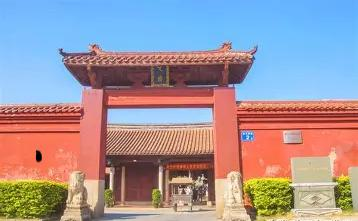
#> input picture zhangzhou_.jpg, 358 x 221 px, found by its file name
$ jupyter execute zhangzhou.ipynb   (shell and % lines are left out)
#> lines starting #> are read from the running program, lines starting #| are printed output that depends on the picture
[cell 1]
import os

# 强制指定项目根目录
project_root = r'E:\AI\zhangzhou_.jpg'  # 使用原始字符串避免转义问题

# 构建图片路径
image_path = os.path.join(project_root)

# 验证路径
print(f"完整路径：{image_path}")
print(f"文件存在：{os.path.exists(image_path)}")

[cell 2]
import os
from pathlib import Path

# 方案1：绝对路径（推荐）
project_root = Path(r"E:\AI")
image_path = project_root  / "zhangzhou_.jpg"
# 验证
print(f"验证路径：{image_path}")
if image_path.exists():
    print("✅ 文件验证通过")
else:
    print("❌ 路径错误！请检查：")
    print(f"项目结构应为：")
    print(f"E:\\AI\\zhangzhou_.jpg")
    print(f"当前目录内容：{list(project_root.glob('*'))}")

[cell 3]
import cv2
import numpy as np
import matplotlib.pyplot as plt
import base64
from IPython.display import display, HTML
import os

# ===== 1. 安全读取图片 =====
def safe_read_image(file_name):
    # 确保使用相对路径
#> called with file_name = 'zhangzhou_.jpg'
    image_path = 'E:\AI\zhangzhou_.jpg'

    try:
        # 检查文件是否存在
        if not os.path.exists(image_path):
            raise FileNotFoundError(f"图片文件 {image_path} 不存在")

        # 读取图像
        img = cv2.imread(image_path)
#> img is the input picture: shape (221, 358, 3); mean B, G, R 156, 149.5, 162.6
        if img is None:
            raise ValueError(f"无法读取图像 {image_path}，请检查文件格式")

        print(f"成功加载图像: {image_path}, 尺寸: {img.shape}")
#| 成功加载图像: E:\AI\zhangzhou_.jpg, 尺寸: (221, 358, 3)
        return img

    except Exception as e:
        print(f"读取图像时发生错误: {str(e)}")
        return None

# ===== 2. 主流程 =====
try:
    # 读取并预处理
    img = safe_read_image('zhangzhou_.jpg')  # 使用相对路径
    if img is None:
        raise RuntimeError("无法加载图像，无法继续处理")

    img = cv2.resize(img, (800, 600))
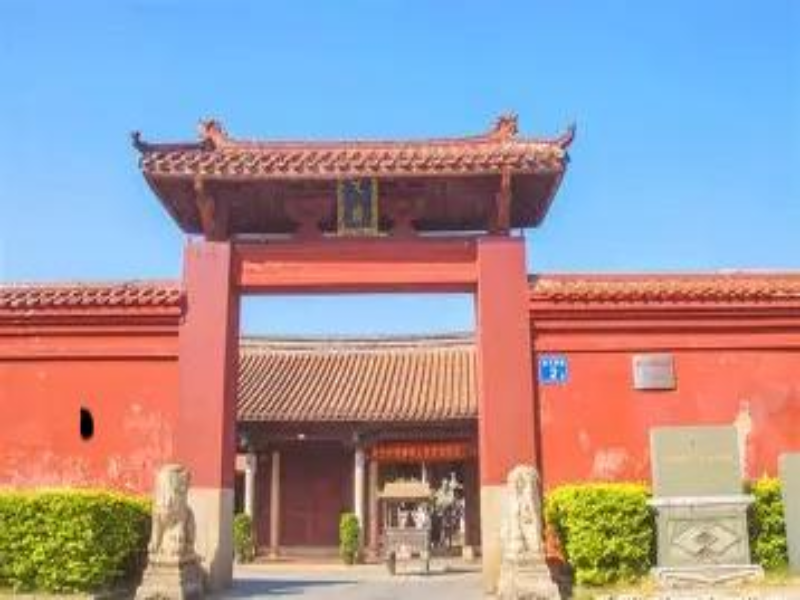
#> img: shape (600, 800, 3); mean B, G, R 155.9, 149.4, 162.5

    # 手动创建掩膜（示例：修复左上角区域）
    mask = np.zeros(img.shape[:2], np.uint8)
    mask[400:450, 50:100] = 255  # 修改坐标范围匹配你的划痕位置

    # 修复图像
    restored = cv2.inpaint(img, mask, 10, cv2.INPAINT_NS)

    # ===== 1. Matplotlib 显示 =====
    plt.figure(figsize=(12, 6))
#> (this line was passed over: IPython is not available in this run)

    plt.subplot(131)
#> (this line was passed over: IPython is not available in this run)
    plt.imshow(cv2.cvtColor(img, cv2.COLOR_BGR2RGB))
#> (this line was passed over: IPython is not available in this run)
    plt.title('original image')
#> (this line was passed over: IPython is not available in this run)
    plt.axis('off')
#> (this line was passed over: IPython is not available in this run)

    plt.subplot(132)
#> (this line was passed over: IPython is not available in this run)
    plt.imshow(mask, cmap='gray')
#> (this line was passed over: IPython is not available in this run)
    plt.title('repair area')
    plt.axis('off')

    plt.subplot(133)
    plt.imshow(cv2.cvtColor(restored, cv2.COLOR_BGR2RGB))
    plt.title('Repair Results')
    plt.axis('off')

    plt.tight_layout()
    plt.savefig('result_plot.png')  # 保存图表
    plt.show()

    # ===== 2. HTML 渲染显示 =====
    def display_image(title, image, is_mask=False):
        """将图像转换为 HTML 可显示的格式"""
        if is_mask or len(image.shape) == 2:  # 处理灰度图/掩码
            _, img_encoded = cv2.imencode('.png', image)
            mime_type = 'image/png'
        else:  # 处理彩色图
            # 转换为 RGB 格式
            rgb_image = cv2.cvtColor(image, cv2.COLOR_BGR2RGB)
            _, img_encoded = cv2.imencode('.jpg', rgb_image)
            mime_type = 'image/jpeg'

        img_base64 = base64.b64encode(img_encoded).decode('utf-8')
        html_content = f"<h3>{title}</h3><img src='data:{mime_type};base64,{img_base64}' style='max-width: 600px;'>"
        display(HTML(html_content))

    # 显示所有图像
    display_image("原始图片 (HTML渲染)", img)
    display_image("修复区域 (HTML渲染)", mask, is_mask=True)
    display_image("修复结果 (HTML渲染)", restored)

    # ===== 3. 保存结果图像 =====
    cv2.imwrite('original.jpg', img)
    cv2.imwrite('mask.png', mask)
    cv2.imwrite('restored.jpg', restored)
    print("结果图像已保存: original.jpg, mask.png, restored.jpg")

except Exception as e:
    print(f'🔥 发生错误: {str(e)}')
